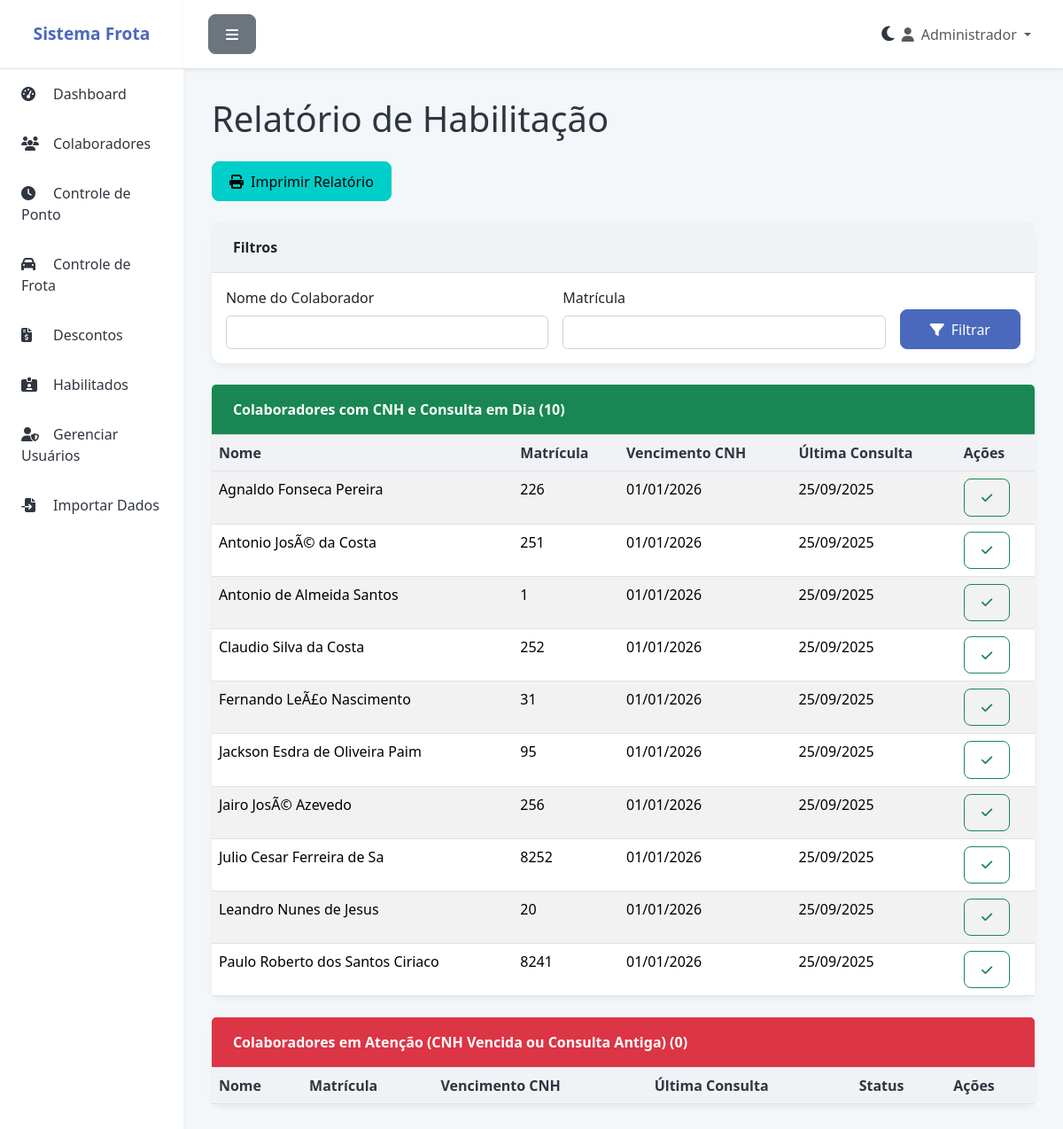
Before: /habilitados (signed in) with the older database file.
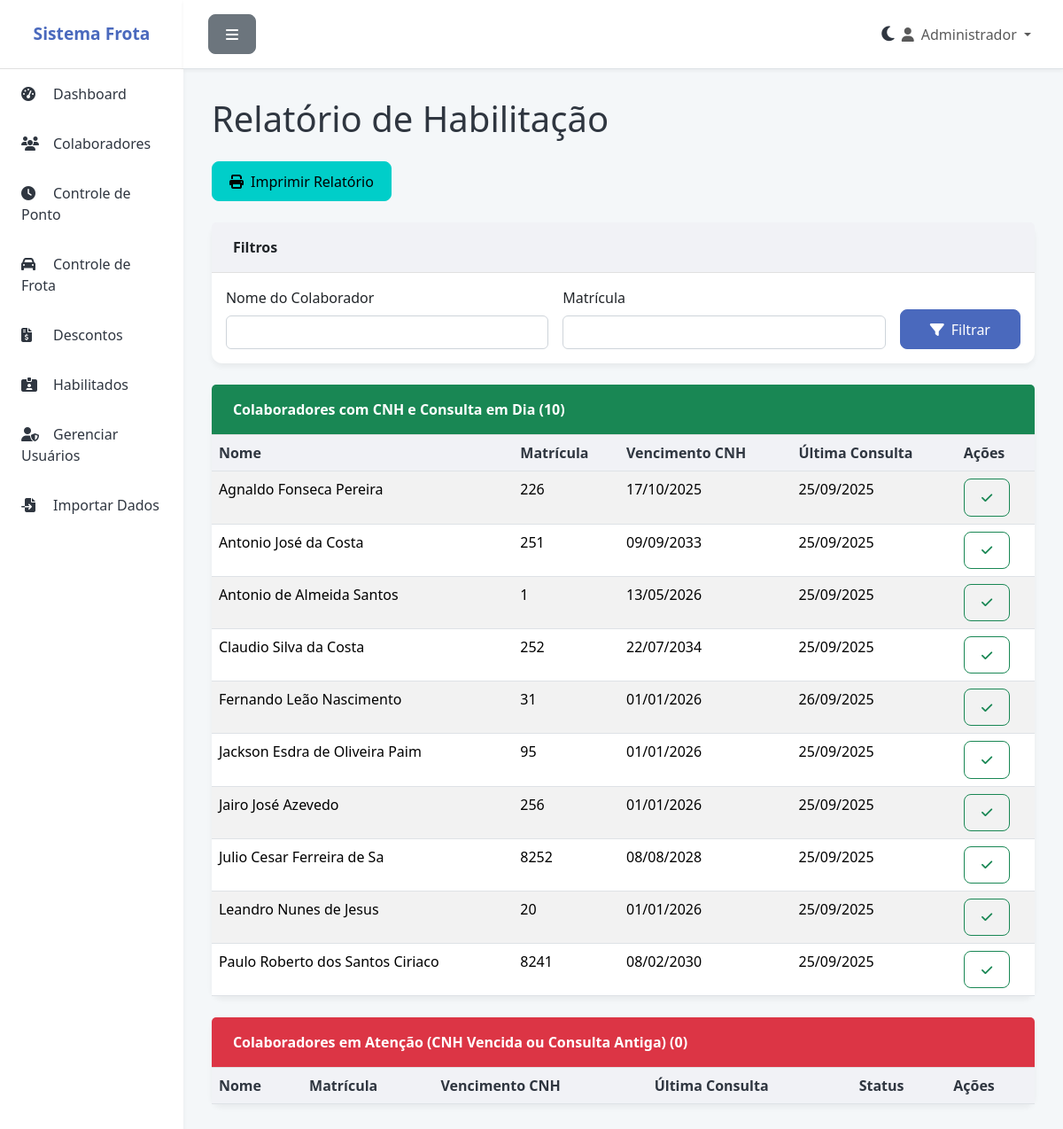
After: the same page with the newer database file.
### app.py (models this page shows)
class Colaborador(db.Model):
    id = db.Column(db.Integer, primary_key=True)
    nome = db.Column(db.String(100), nullable=False)
    matricula = db.Column(db.String(50), unique=True, nullable=False)
    cpf = db.Column(db.String(14), unique=True)
    telefone = db.Column(db.String(20))
    email = db.Column(db.String(120))
    veiculo_vinculado = db.Column(db.String(20))
    ativo = db.Column(db.Boolean, default=True)
    vencimento_cnh = db.Column(db.Date)
    ultima_consulta = db.Column(db.Date)
    criado_em = db.Column(db.DateTime, default=datetime.utcnow)
    pontos = db.relationship('Ponto', backref='colaborador', lazy=True, cascade='all, delete-orphan')
    frotas = db.relationship('Frota', backref='motorista_obj', lazy=True)
    descontos = db.relationship('Desconto', backref='colaborador', lazy=True)

### app.py (the view)
@app.route('/habilitados', methods=['GET'])
@login_required
def habilitados():
    query = Colaborador.query.filter_by(ativo=True).order_by(Colaborador.nome.asc())
    nome = request.args.get('nome')
    matricula = request.args.get('matricula')
    if nome:
        query = query.filter(Colaborador.nome.ilike(f'%{nome}%'))
    if matricula:
        query = query.filter(Colaborador.matricula.ilike(f'%{matricula}%'))
    colaboradores = query.all()
    data_limite_consulta = date.today() - timedelta(days=180)
    habilitados_em_dia = [c for c in colaboradores if c.vencimento_cnh and c.vencimento_cnh > date.today() and c.ultima_consulta and c.ultima_consulta >= data_limite_consulta]
    cnh_atencao = [c for c in colaboradores if c not in habilitados_em_dia]
    return render_template('habilitados.html', habilitados_em_dia=habilitados_em_dia, cnh_atencao=cnh_atencao,
                           selected_nome=nome, selected_matricula=matricula, now=date.today())

### app.py (called while the page is built, shortened)
@login_manager.user_loader
def load_user(user_id):
    return Usuario.query.get(int(user_id))

@app.before_request
def create_tables():
    db.create_all()

### templates/habilitados.html (shortened to what this page needs)
{% extends "base.html" %}
{% block content %}
<h1 class="fw-light mb-4">Relatório de Habilitação</h1>
<div class="d-flex justify-content-between align-items-center mb-4">
    <a href="#" class="btn btn-info" onclick="window.print()"><i class="fas fa-print me-2"></i>Imprimir Relatório</a>
</div>
<div class="card mb-4">
    <div class="card-header">Filtros</div>
    <div class="card-body">
        <form method="GET" action="{{ url_for('habilitados') }}">
            <div class="row g-3 align-items-end">
                <div class="col-md-5">
                    <label for="nome" class="form-label">Nome do Colaborador</label>
                    <input type="text" class="form-control" id="nome" name="nome" value="{{ selected_nome or '' }}">
                </div>
                <div class="col-md-5">
                    <label for="matricula" class="form-label">Matrícula</label>
                    <input type="text" class="form-control" id="matricula" name="matricula" value="{{ selected_matricula or '' }}">
                </div>
                <div class="col-md-2">
                    <button type="submit" class="btn btn-primary w-100"><i class="fas fa-filter me-2"></i>Filtrar</button>
                </div>
            </div>
        </form>
    </div>
</div>
<div class="card mb-4">
    <div class="card-header bg-success text-white">
        Colaboradores com CNH e Consulta em Dia ({{ habilitados_em_dia|length }})
    </div>
    <div class="card-body p-0">
        <div class="table-responsive">
            <table class="table table-striped table-hover mb-0">
                <thead>
                    <tr>
                        <th scope="col">Nome</th>
                        <th scope="col">Matrícula</th>
                        <th scope="col">Vencimento CNH</th>
                        <th scope="col">Última Consulta</th>
                        <th scope="col">Ações</th>
                    </tr>
                </thead>
                <tbody>
                    {% for colaborador in habilitados_em_dia %}
                    <tr>
                        <td>{{ colaborador.nome }}</td>
                        <td>{{ colaborador.matricula }}</td>
                        <td>{{ colaborador.vencimento_cnh.strftime('%d/%m/%Y') }}</td>
                        <td>{{ colaborador.ultima_consulta.strftime('%d/%m/%Y') }}</td>
                        <td>
                            <a href="{{ url_for('confirmar_consulta_cnh', id=colaborador.id) }}" class="btn btn-sm btn-outline-success" title="Confirmar Consulta" onclick="return confirm('Confirmar que a CNH de {{ colaborador.nome }} foi consultada hoje?')"><i class="fas fa-check"></i></a>
                        </td>
                    </tr>
                    {% else %}
                    <tr>
                        <td colspan="5" class="text-center text-muted py-4">Nenhum colaborador com CNH e consulta em dia.</td>
                    </tr>
                    {% endfor %}
                </tbody>
            </table>
        </div>
    </div>
</div>
<div class="card">
    <div class="card-header bg-danger text-white">
        Colaboradores em Atenção (CNH Vencida ou Consulta Antiga) ({{ cnh_atencao|length }})
    </div>
    <div class="card-body p-0">
        <div class="table-responsive">
            <table class="table table-striped table-hover mb-0">
                <thead>
                    <tr>
                        <th scope="col">Nome</th>
                        <th scope="col">Matrícula</th>
                        <th scope="col">Vencimento CNH</th>
                        <th scope="col">Última Consulta</th>
                        <th scope="col">Status</th>
                        <th scope="col">Ações</th>
                    </tr>
                </thead>
            </table>
        </div>
    </div>
</div>
{% endblock %}

Changed rows visible on the page:
changed Colaborador "Agnaldo Fonseca Pereira": vencimento_cnh "01/01/2026" → "17/10/2025"
changed Colaborador: nome "Antonio JosÃ© da Costa" → "Antonio José da Costa"; vencimento_cnh "01/01/2026" → "09/09/2033"
changed Colaborador "Antonio de Almeida Santos": vencimento_cnh "01/01/2026" → "13/05/2026"
changed Colaborador "Claudio Silva da Costa": vencimento_cnh "01/01/2026" → "22/07/2034"
changed Colaborador: nome "Fernando LeÃ£o Nascimento" → "Fernando Leão Nascimento"; ultima_consulta "25/09/2025" → "26/09/2025"
changed Colaborador: nome "Jairo JosÃ© Azevedo" → "Jairo José Azevedo"
changed Colaborador "Julio Cesar Ferreira de Sa": vencimento_cnh "01/01/2026" → "08/08/2028"
changed Colaborador "Paulo Roberto dos Santos Ciriaco": vencimento_cnh "01/01/2026" → "08/02/2030"
